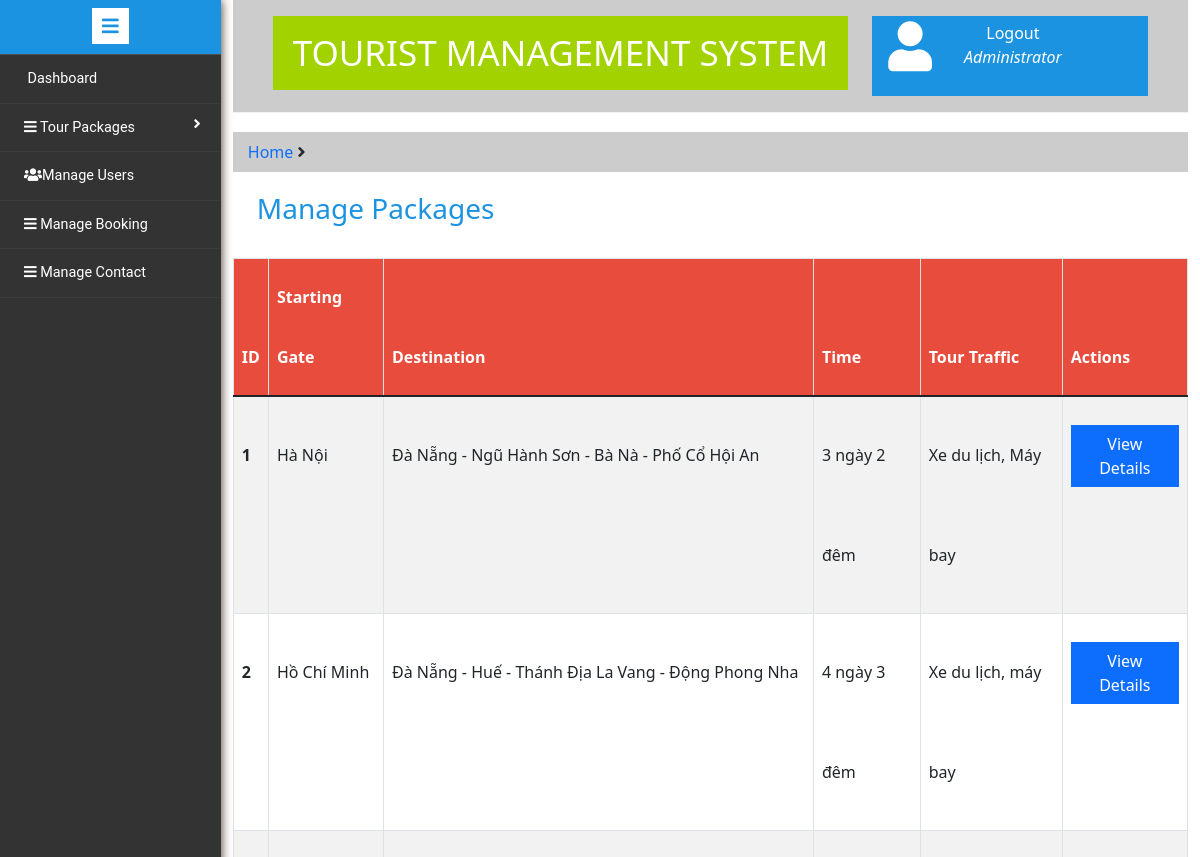
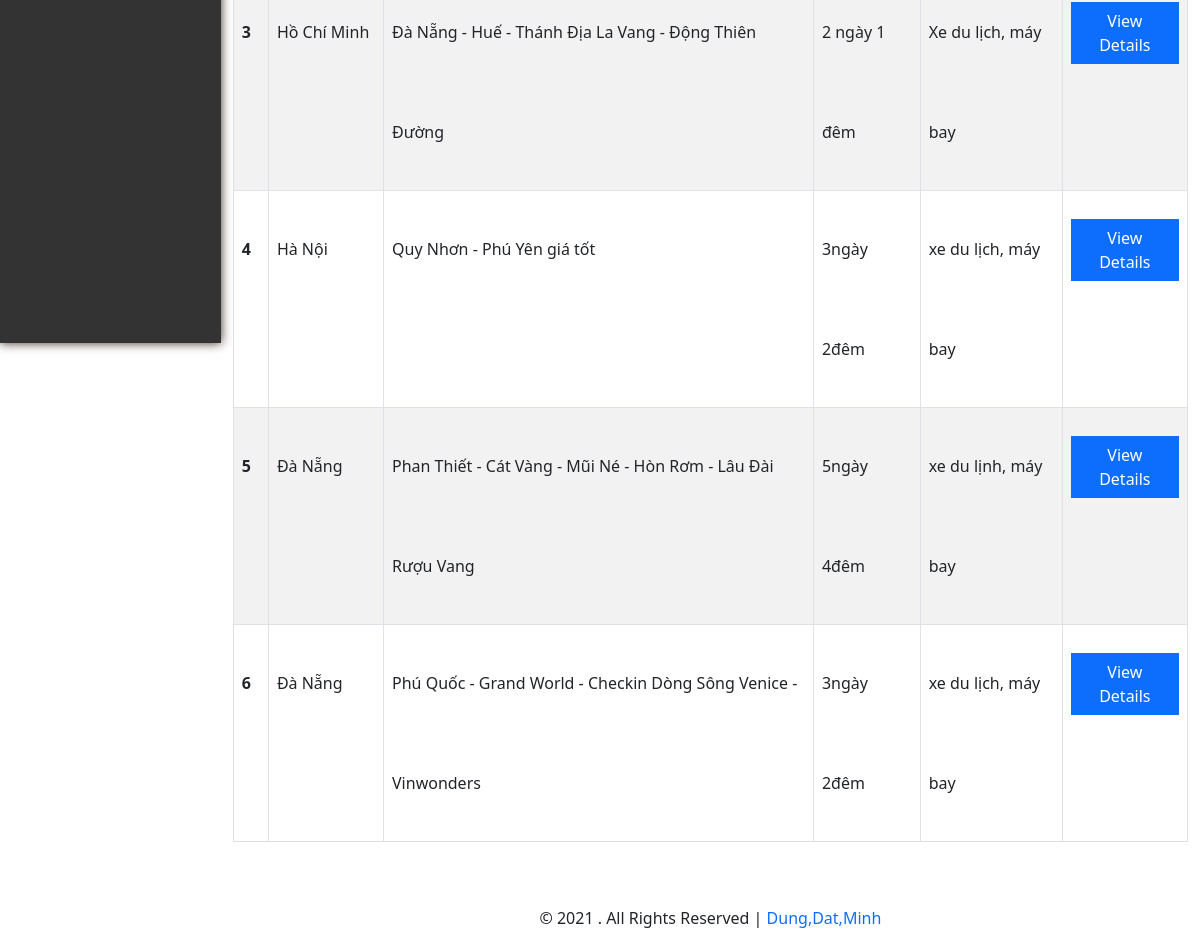
Page /admin/manage_packages.php on the committed database (2 pictures, top to bottom).
### tables this page shows
CREATE TABLE `tour_info` (
  `tour_id` int(11) NOT NULL,
  `tour_price` double NOT NULL,
  `starting_gate` varchar(255) NOT NULL,
  `destination` varchar(255) NOT NULL,
  `starting_date` date NOT NULL,
  `ending_date` date NOT NULL,
  `time` varchar(255) NOT NULL,
  `tour_traffic` varchar(255) NOT NULL,
  `description` varchar(255) NOT NULL,
  `img` varchar(255) NOT NULL
);

### src/admin/manage_packages.php (the view, shortened to what this page needs)
<!doctype html>
<html lang="en">
<head>
    <link href="https://cdn.jsdelivr.net/npm/bootstrap@5.1.3/dist/css/bootstrap.min.css" rel="stylesheet"
>
    <link rel="stylesheet" href="./assest/css/style.css">
    <link rel="stylesheet" href="./assest/fonts/fontawesome-free-5.15.4/fontawesome-free-5.15.4-web/css/all.min.css">
</head>
<body>
    <div class="main">
        <?php include('include/sidebarmenu.php') ?>
        <div class="right-content">
            <div class="container">
                <div class="row">
                    <div class="col-md-12">
                        <?php include('include/header.php')?>
                        <ol class="breadcrumb">
                            <li class="breadcrumb-item"><a href="">Home</a> <i class="fa fa-angle-right"></i></li>
                        </ol>
                    </div>
                    <div class="container-md">
                        <div class="bg-gray-light ">
                            <h3 class="mx-4 d-flex justify-content" style="color: #1b93e1;">Manage Packages</h3>
                        </div></br>
                        <table class="table table-striped table-bordered">
                            <thead class="table" style="background:#e74c3c; color:#fff;">
                                <tr style="height: 80px;line-height: 60px;">
                                    <th scope="col">ID</th>
                                    <th scope="col">Starting Gate</th>
                                    <th scope="col">Destination</th>
                                    <th scope="col">Time</th>
                                    <th scope="col">Tour Traffic</th>
                                    <th scope="col">Actions</th>
                            </thead>
                            <tbody>
                                <?php
                        $conn = mysqli_connect('localhost', 'root', '', 'db_travel');
                        ?>
                                <?php
                        $sql = "SELECT tour_id, starting_gate, destination, time, tour_traffic
                        FROM tour_info";
                        $result = mysqli_query($conn, $sql);
                        if (mysqli_num_rows($result) > 0) {
                            while ($row = mysqli_fetch_assoc($result)) {
                                echo '<tr style="height: 100px;line-height: 100px;">';
                                echo '<th scope="row">' . $row['tour_id'] . '</th>';
                                echo '<td>' . $row['starting_gate'] . '</td>';
                                echo '<td>' . $row['destination'] . '</td>';
                                echo '<td>' . $row['time'] . '</td>';
                                echo '<td>' . $row['tour_traffic'] . '</td>';
							    echo '<td><a href="update_package.php?id='.$row['tour_id'].'">
                                            <button type="button" class="btn btn-primary btn-block">View Details</button>
                                          </a>
                                     </td>';
                                echo '</tr>';
                            }
                        }
                        ?>
                            </tbody>
                        </table></br></br>
                    </div>
                </div>
            </div>
            <?php include('include/footer.php') ?>
        </div>
    </div>
</body>
</html>

### src/admin/assest/css/style.css (style rules this page uses)
.main { display: flex; }
.right-content { width: 85%; }
.breadcrumb { padding: 8px 15px; margin: 20px 0; background-color: #ccc; border-radius: 0 ; }
.breadcrumb a { text-decoration: none; }
.btn { border-radius: 0; }

### rows in the picture
tour_info: tour_id "1", starting_gate "Hà Nội", destination "Đà Nẵng - Ngũ Hành Sơn - Bà Nà - Phố Cổ Hội An", time "3 ngày 2 đêm", tour_traffic "Xe du lịch, Máy bay"
tour_info: tour_id "2", starting_gate "Hồ Chí Minh", destination "Đà Nẵng - Huế - Thánh Địa La Vang - Động Phong Nha", time "4 ngày 3 đêm", tour_traffic "Xe du lịch, máy bay"
tour_info: tour_id "3", starting_gate "Hồ Chí Minh", destination "Đà Nẵng - Huế - Thánh Địa La Vang - Động Thiên Đường", time "2 ngày 1 đêm", tour_traffic "Xe du lịch, máy bay"
tour_info: tour_id "4", starting_gate "Hà Nội", destination "Quy Nhơn - Phú Yên giá tốt", time "3ngày 2đêm", tour_traffic "xe du lịch, máy bay"
tour_info: tour_id "5", starting_gate "Đà Nẵng", destination "Phan Thiết - Cát Vàng - Mũi Né - Hòn Rơm - Lâu Đài Rượu Vang", time "5ngày 4đêm", tour_traffic "xe du lịnh, máy bay"
tour_info: tour_id "6", starting_gate "Đà Nẵng", destination "Phú Quốc - Grand World - Checkin Dòng Sông Venice - Vinwonders", time "3ngày 2đêm", tour_traffic "xe du lịch, máy bay"
